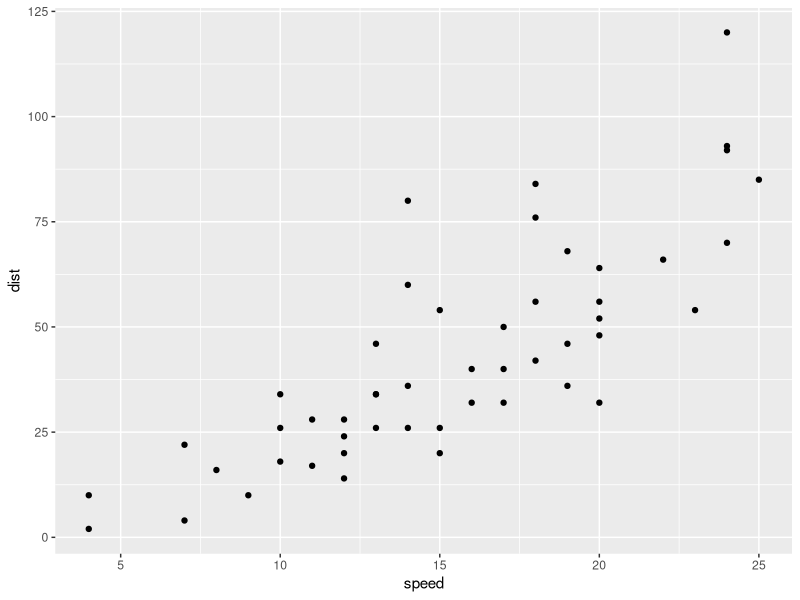
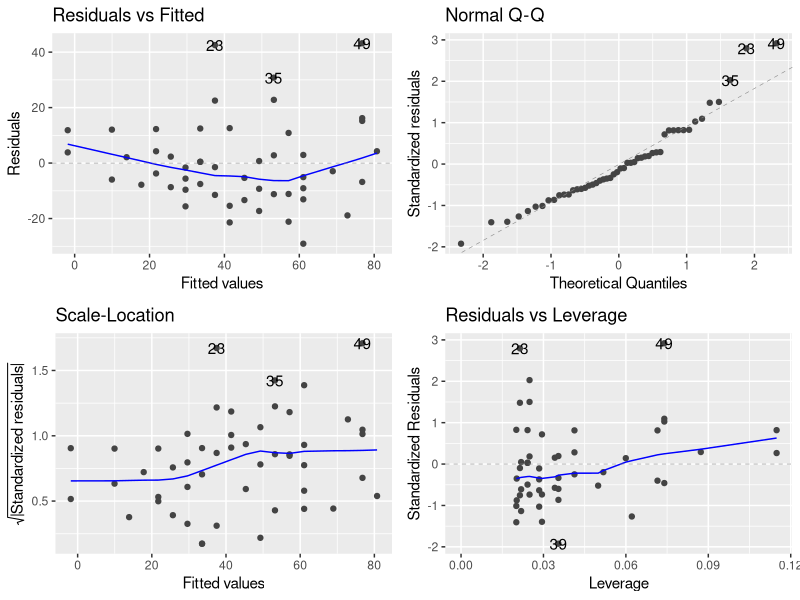
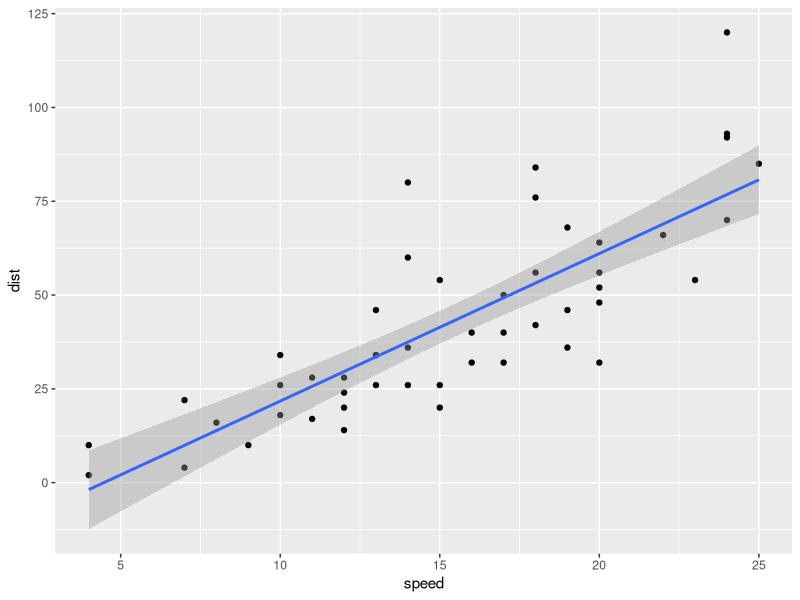
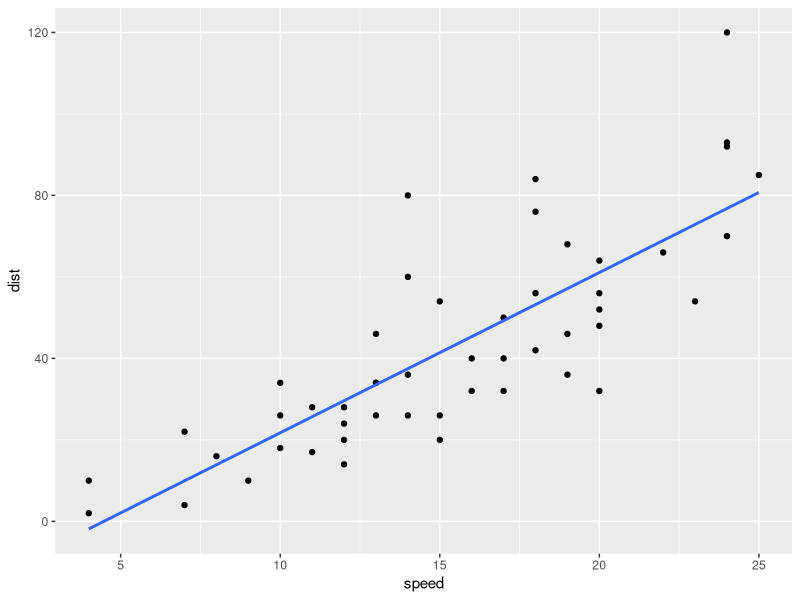
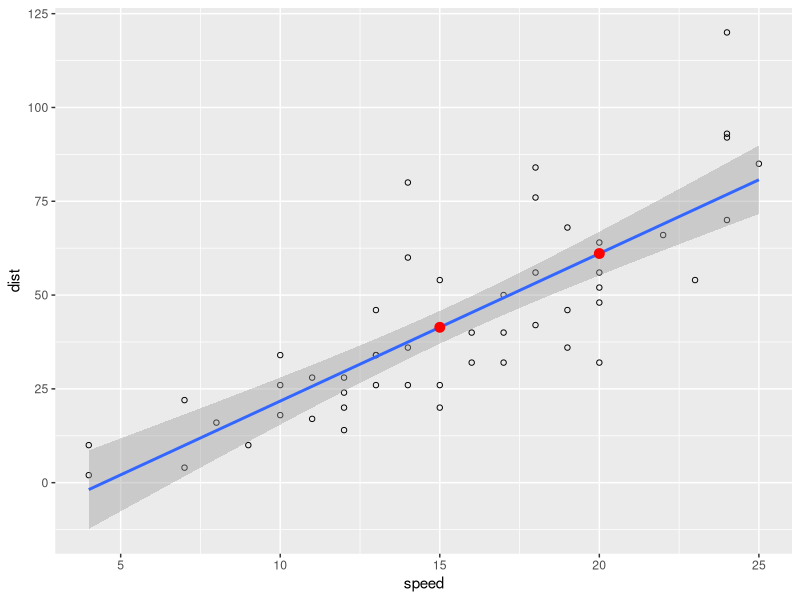
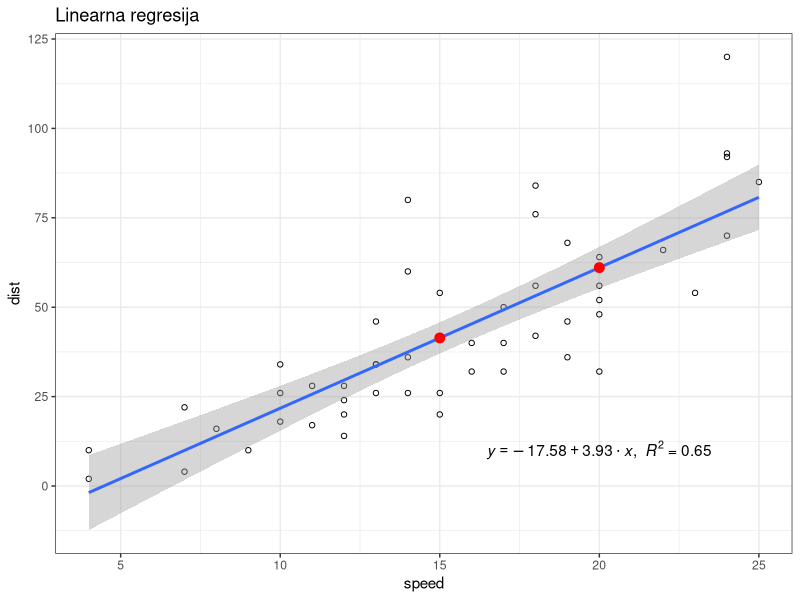

Source code (R) for these figures, in order:
require(ggplot2)
require(dplyr)

# pregled podatkov - razdalje zaustavljanja pri danih hitrostih
cars %>% View
ggplot(cars, aes(x = speed, y = dist)) + 
  geom_point()

# izračun modela
model <- lm(dist ~ speed, data=cars)

# Koeficienti premice
model$coefficients

# Residuali (razlike do premice)
model$residuals

# Dodatne statistike modela
s <- summary(model)

# Npr. R^2 https://en.wikipedia.org/wiki/Coefficient_of_determination
s$r.squared

# Pregled nekaterih statistik modela
require(ggfortify)
autoplot(model)

# izris linearnega modela (ne istega!)
ggplot(cars, aes(x = speed, y = dist)) + 
    geom_point() + 
    geom_smooth(method=lm, formula=y~x) 

# brez intervalov zaupanja
ggplot(cars, aes(x = speed, y = dist)) + 
  geom_point() + 
  geom_smooth(method=lm, formula=y~x, se=FALSE) 

# primer predikcije. Kakšna je hitrost na razdaljah 15, 20
newSpeed <- data.frame(speed=c(15, 20))
predict(model, newSpeed)
napoved <- newSpeed %>% mutate(dist=predict(model, .))

napoved %>% View

# izris napovedi
ggplot(cars, aes(x = speed, y = dist)) + 
  geom_point(shape=1) + 
  geom_smooth(method=lm, formula=y~x) +
  geom_point(data=napoved, aes(x=speed, y=dist), color='red', size=3)
  
# dodajanje enačbe kot anotacije  
enacba <- function(x) {
  lm_coef <- list(a = coef(x)[1] %>% round(digits = 2) %>% as.numeric,
                  b = coef(x)[2] %>% round(digits = 2) %>% as.numeric(),
                  r2 = round(summary(x)$r.squared, digits = 2));
  lm_eq <- substitute(italic(y) == a + b %.% italic(x)*","~~italic(R)^2~"="~r2,lm_coef)
  as.character(as.expression(lm_eq));                 
}

enacba(model)

ggplot(cars, aes(x = speed, y = dist)) + 
  geom_point(shape=1) + 
  geom_smooth(method=lm, formula = y~x) +
  geom_point(data=napoved, aes(x=speed, y=dist), color='red', size=3) +
  annotate("text", x = 20, y = 10, label = enacba(model), parse = TRUE) +
  ggtitle('Linearna regresija') + 
  theme_bw()

# Intervali zaupanja, predikcijski intervali
# https://rpubs.com/aaronsc32/regression-confidence-prediction-intervals
